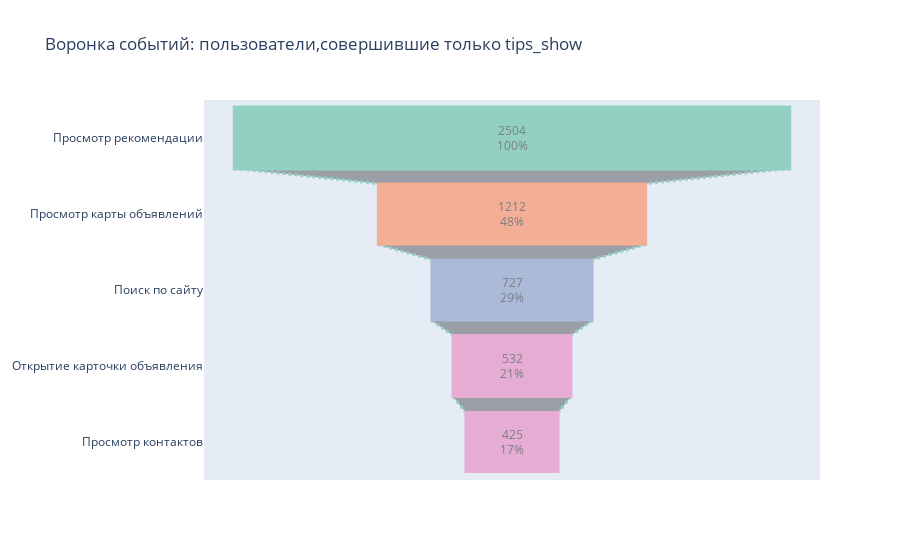

Notebook code cell kept with this figure:
### Code cell
fig = go.Figure(go.Funnel(
    y=["Просмотр рекомендации",
       "Просмотр карты объявлений", 
       "Поиск по сайту",
       "Открытие карточки объявления",
       "Просмотр контактов"],
    x=[tips_show_conversion['user_id'][0],
       tips_show_conversion['user_id'][1],
       tips_show_conversion['user_id'][2],
       tips_show_conversion['user_id'][3],
       tips_show_conversion['user_id'][4]],
    textposition = "inside",
    textinfo = "value+percent initial",
    opacity = 0.65, marker = {"color": ["#66c2a5", "#fc8d62", "#8da0cb","#e78ac3","#e78ac3"],
    "line": {"width": [4, 2, 2, 3, 1, 1], "color": ["#66c2a5", "#fc8d62", "#8da0cb", "#e78ac3", "#e78ac3"]}},
    connector = {"line": {"color": "#66c2a5", "dash": "dot", "width": 3}})
    )
fig.update_layout(title='Воронка событий: пользователи,совершившие только tips_show')
fig.show()

### Figure 1 — Plotly figure (JSON) as saved in the notebook; plotly's stock layout.template omitted (floating-point values rounded to 4 significant figures)
{"data": [{"connector": {"line": {"color": "#66c2a5", "dash": "dot", "width": 3}}, "marker": {"color": ["#66c2a5", "#fc8d62", "#8da0cb", "#e78ac3", "#e78ac3"], "line": {"color": ["#66c2a5", "#fc8d62", "#8da0cb", "#e78ac3", "#e78ac3"], "width": [4, 2, 2, 3, 1, 1]}}, "opacity": 0.65, "textinfo": "value+percent initial", "textposition": "inside", "type": "funnel", "x": [2504, 1212, 727, 532, 425], "y": ["Просмотр рекомендации", "Просмотр карты объявлений", "Поиск по сайту", "Открытие карточки объявления", "Просмотр контактов"]}], "layout": {"title": {"text": "Воронка событий: пользователи,совершившие только tips_show"}}}
